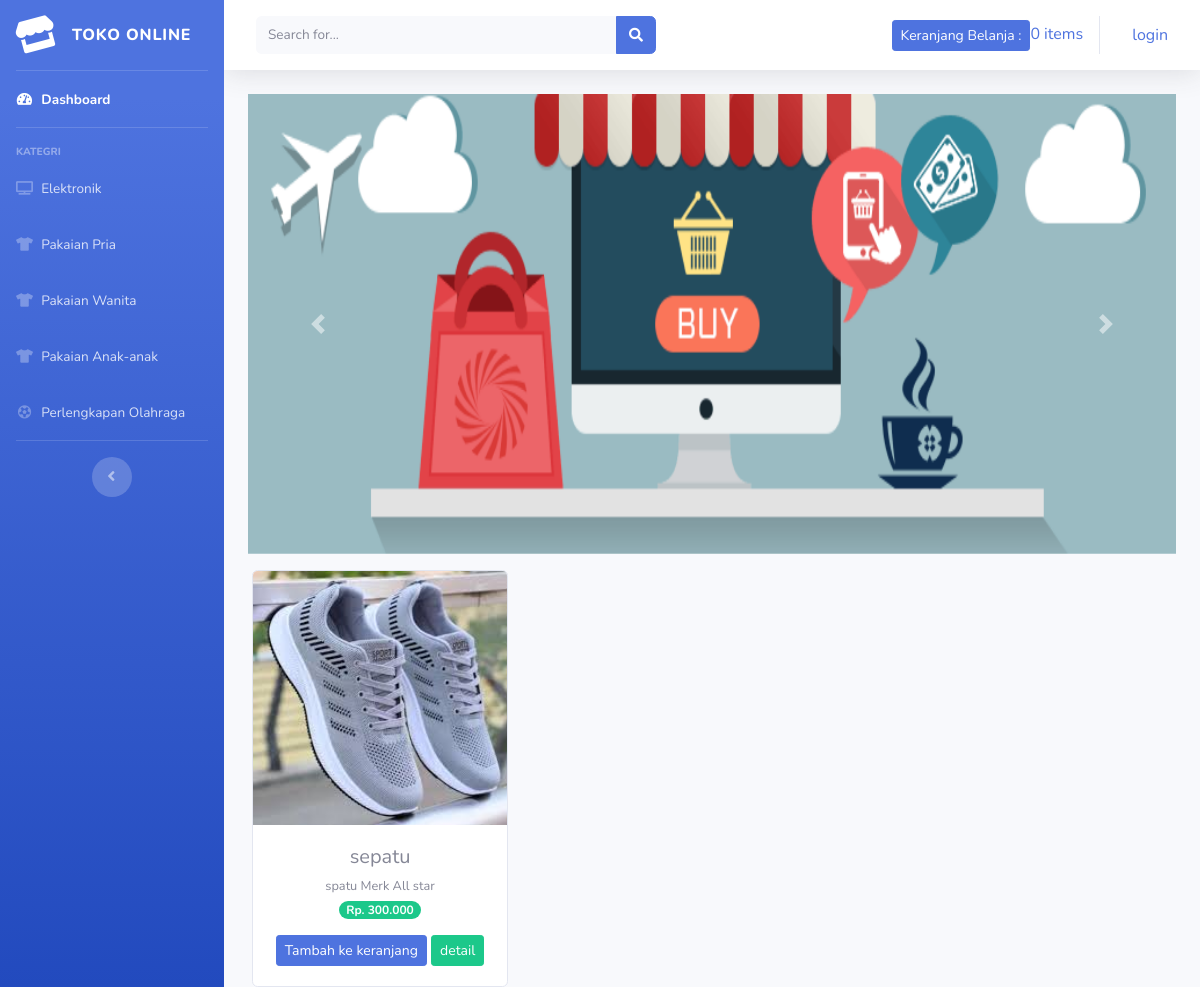
The page /index.php/kategori/pakaian_pria on the database its author committed.
### tables this page shows
CREATE TABLE `tb_barang` (
  `id_brg` int(11) NOT NULL,
  `nama_brg` varchar(120) NOT NULL,
  `keterangan` varchar(260) NOT NULL,
  `kategori` varchar(60) NOT NULL,
  `harga` int(11) NOT NULL,
  `stok` int(4) NOT NULL,
  `gambar` text NOT NULL
);

### application/controllers/kategori.php (called while the page is built, shortened)
<?php
class Kategori extends CI_Controller{
	public function pakaian_pria()
	{
		$data['pakaian_pria'] = $this->model_kategori->data_pakaian_pria()->result();
		$this->load->view('templates/header');
		$this->load->view('templates/sidebar');
		$this->load->view('pakaian_pria',$data);
		$this->load->view('templates/footer');
	}
}

### index.php (called while the page is built, shortened)
<?php
require_once BASEPATH.'core/CodeIgniter.php';

### application/models/model_kategori.php (called while the page is built, shortened)
<?php
class Model_kategori extends CI_Model{
	public function data_pakaian_pria()
	{
		return $this->db->get_where("tb_barang",array('kategori'=> 'pakaian pria'));
	}
}

### application/views/pakaian_pria.php (the view, shortened to what this page needs)
<div class="container-fluid">
<div id="carouselExampleControls" class="carousel slide" data-ride="carousel">
  <div class="carousel-inner">
    <div class="carousel-item active">
      <img  class="d-block w-100" src="<?php echo base_url('assets/img/slider1.jpg') ?>" alt="First slide" width="800" height="460">
    </div>
  </div>
  <a class="carousel-control-prev" href="#carouselExampleControls" role="button" data-slide="prev">
    <span class="carousel-control-prev-icon" aria-hidden="true"></span>
  </a>
  <a class="carousel-control-next" href="#carouselExampleControls" role="button" data-slide="next">
    <span class="carousel-control-next-icon" aria-hidden="true"></span>
  </a>
</div>
    <div class="row text-center mt-3" >
    <?php foreach ($pakaian_pria as $brg ):  ?>
        <div class="card ml-3" style="width: 16rem;">
            <img src="<?php echo base_url().'/uploads/'.$brg->gambar ?>" class="card-img-top" alt="...">
            <div class="card-body">
                <h5 class="card-title mb-1"><?php echo $brg->nama_brg ?></h5>
                <small><?php echo $brg->keterangan ?></small><br>
            <span class="badge badge-pill badge-success mb-3">Rp. <?php echo number_format($brg->harga, 0,',','.')  ?></span>
                <?php echo anchor('dashboard/tambah_ke_keranjang/' .$brg->id_brg, '<div class="btn btn-sm btn-primary">Tambah ke keranjang</div>') ?>
            <?php echo anchor('dashboard/detail/' .$brg->id_brg, '<div class="btn btn-sm btn-success">detail</div>') ?>
            </div>
        </div>
    <?php endforeach; ?>
    </div>
</div>

### rows shown on the page
tb_barang: gambar (picture), nama_brg "sepatu", keterangan "spatu Merk All star", harga "300.000", id_brg "Tambah ke keranjang", id_brg "detail"

### other values the page prints
$this->cart->total_items() "0"
anchor('auth/login', 'login') "login"
